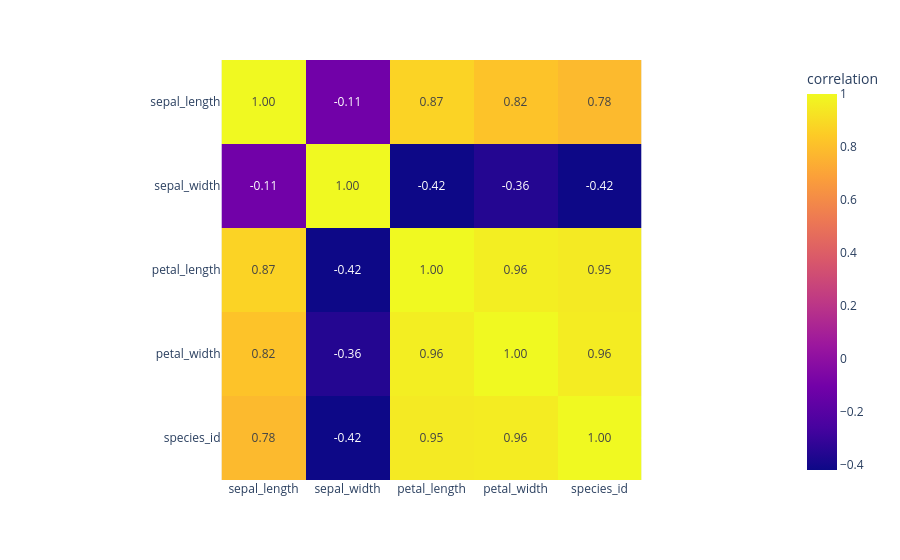

Notebook cell for this chart:
### Markdown cell above
`px.imshow` is the go-to for correlation matrices. `text_auto='.2f'` stamps the correlation value directly onto each cell, so you do not need to squint at the colorbar.

### Code cell
fig = px.imshow(
    df.corr(numeric_only=True),
    color_continuous_scale='plasma',
    labels={'color': 'correlation'},
    text_auto='.2f'
)
fig.show()

### Figure 1 — Plotly figure (JSON) as saved in the notebook; plotly's stock layout.template omitted (floating-point values rounded to 4 significant figures)
{"data": [{"coloraxis": "coloraxis", "hovertemplate": "x: %{x}<br>y: %{y}<br>correlation: %{z}<extra></extra>", "name": "0", "texttemplate": "%{z:.2f}", "type": "heatmap", "x": ["sepal_length", "sepal_width", "petal_length", "petal_width", "species_id"], "xaxis": "x", "y": ["sepal_length", "sepal_width", "petal_length", "petal_width", "species_id"], "yaxis": "y", "z": [[1.0, -0.1094, 0.8718, 0.818, 0.7826], [-0.1094, 1.0, -0.4205, -0.3565, -0.4194], [0.8718, -0.4205, 1.0, 0.9628, 0.949], [0.818, -0.3565, 0.9628, 1.0, 0.9565], [0.7826, -0.4194, 0.949, 0.9565, 1.0]]}], "layout": {"coloraxis": {"colorbar": {"title": {"text": "correlation"}}, "colorscale": [[0, "#0d0887"], [0.1111, "#46039f"], [0.2222, "#7201a8"], [0.3333, "#9c179e"], [0.4444, "#bd3786"], [0.5556, "#d8576b"], [0.6667, "#ed7953"], [0.7778, "#fb9f3a"], [0.8889, "#fdca26"], [1, "#f0f921"]]}, "margin": {"t": 60}, "xaxis": {"anchor": "y", "constrain": "domain", "domain": [0, 1], "scaleanchor": "y"}, "yaxis": {"anchor": "x", "autorange": "reversed", "constrain": "domain", "domain": [0, 1]}}}
